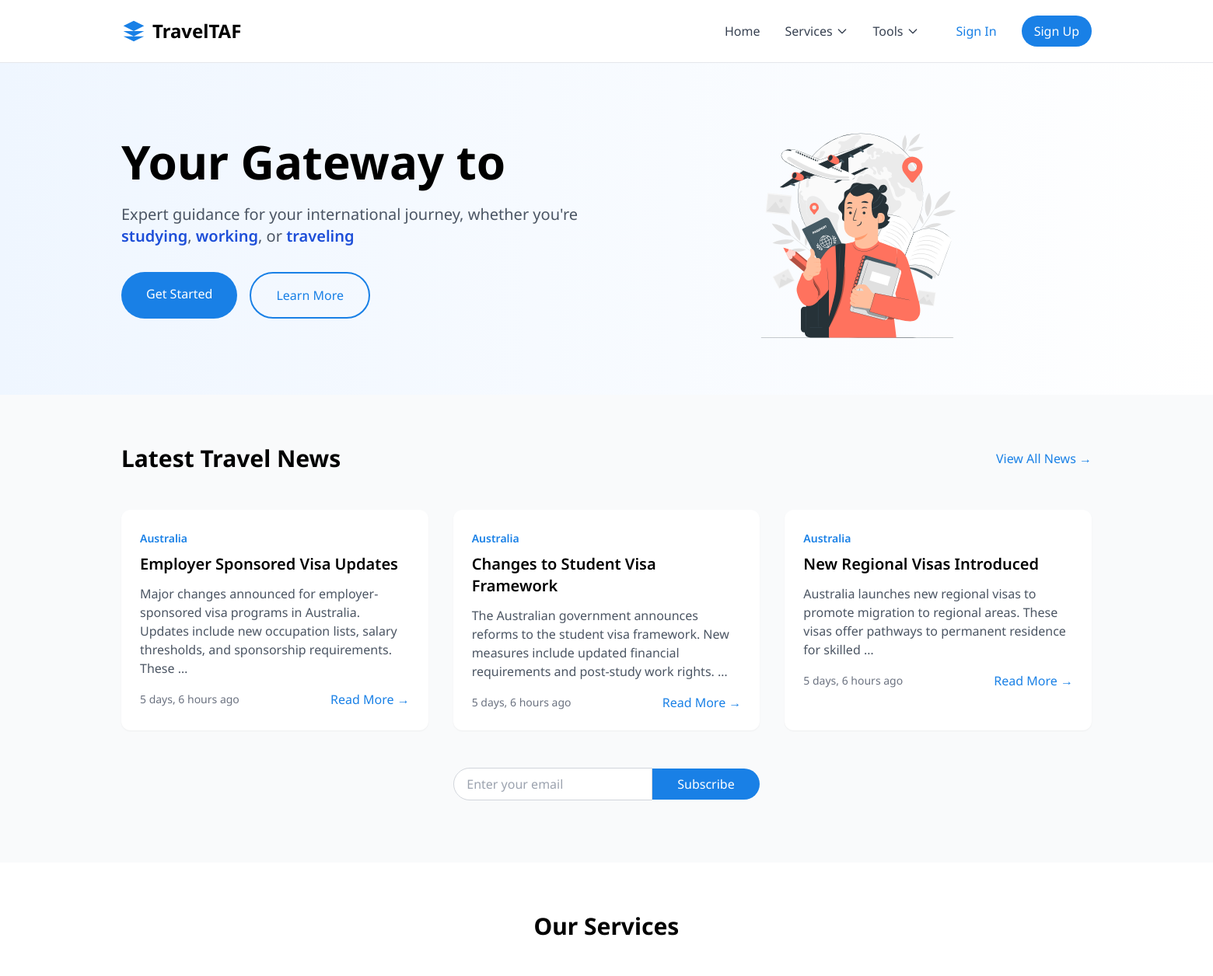
/ (upper part), run on an earlier commit of the app's database.
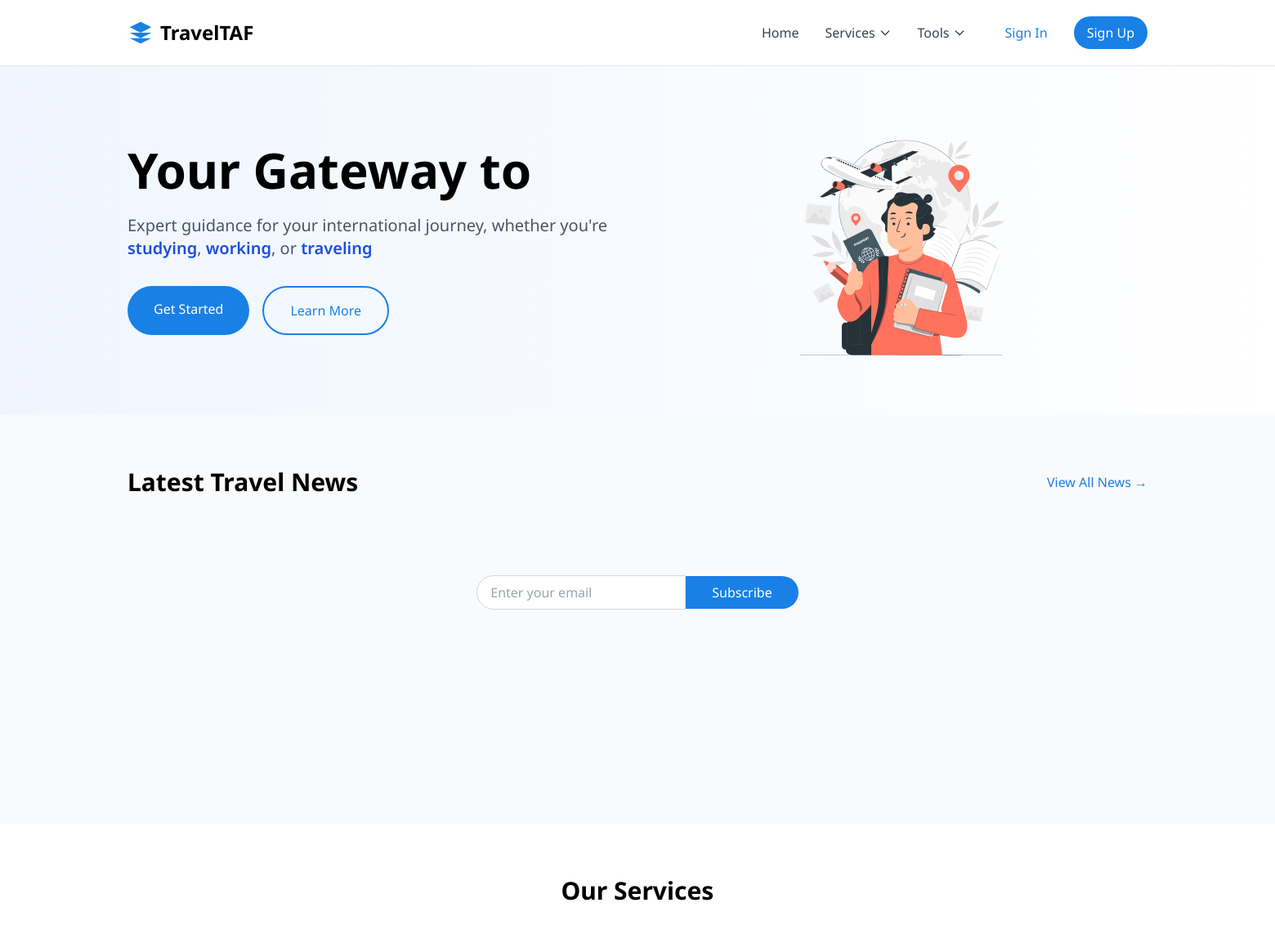
And on a later commit of the database.
### news/models.py (models this page shows, shortened)
class News(models.Model):
    title = models.CharField(max_length=255)
    slug = models.SlugField(unique=True)
    content = models.TextField()
    category = models.ForeignKey(NewsCategory, on_delete=models.CASCADE, related_name='news')
    published_date = models.DateTimeField(auto_now_add=True)
    updated_date = models.DateTimeField(auto_now=True)
    author = models.CharField(max_length=100)
    image = models.ImageField(upload_to='news_images/', null=True, blank=True)
    is_featured = models.BooleanField(default=False)
    is_published = models.BooleanField(default=True)
    class Meta:
        verbose_name_plural = "News Articles"
        ordering = ['-published_date']
    def get_absolute_url(self):
        return reverse('news:detail', kwargs={'slug': self.slug})

class NewsCategory(models.Model):
    name = models.CharField(max_length=100)
    slug = models.SlugField(unique=True)
    description = models.TextField(blank=True)
    class Meta:
        verbose_name_plural = "News Categories"

### main/views.py (the view)
# urls.py: path('', views.home, name='home'),
def home(request):
    latest_news = News.objects.filter(is_published=True).order_by('-published_date')[:3]
    context = {
        'title': 'Welcome to TravelTAF',
        'current_year': timezone.now().year,
        'featured_destinations': [
            {
                'name': 'Paris',
                'country': 'France',
                'description': 'The City of Light'
            },
            {
                'name': 'Tokyo',
                'country': 'Japan',
                'description': 'A blend of modern and traditional'
            },
            {
                'name': 'New York',
                'country': 'USA',
                'description': 'The City That Never Sleeps'
            },
        ],
        'latest_news': latest_news  # Add the latest news to the context
    }
    return render(request, 'home/home.html', context)

### templates/home/home.html (shortened to what this page needs)
{% extends 'base.html' %}
{% block content %}
    {% include 'home/sections/hero.html' %}
    {% include 'home/sections/news.html' %}
    {% include 'home/sections/services.html' %}
{% endblock %}

### templates/home/sections/news.html (shortened to what this page needs)
{% load static %}
<section class="min-h-[500px] bg-gray-50 py-16">
    <div class="max-w-7xl mx-auto px-4">
        <div class="flex justify-between items-center mb-12">
            <h2 class="text-3xl font-bold">Latest Travel News</h2>
            <a href="{% url 'news:list' %}" class="text-[#1980e6] hover:text-blue-700">View All News →</a>
        </div>
        <div class="grid grid-cols-1 md:grid-cols-2 lg:grid-cols-3 gap-8">
            {% for news in latest_news %}
            <div class="bg-white rounded-xl overflow-hidden shadow-sm hover:shadow-md transition-shadow">
                <div class="p-6">
                    <span class="text-sm text-[#1980e6] font-semibold">{{ news.category.name }}</span>
                    <h3 class="text-xl font-semibold mt-2 mb-3">{{ news.title }}</h3>
                    <p class="text-gray-600 mb-4">{{ news.content|truncatewords:20 }}</p>
                    <div class="flex justify-between items-center">
                        <span class="text-sm text-gray-500">{{ news.published_date|timesince }} ago</span>
                        <a href="{{ news.get_absolute_url }}" class="text-[#1980e6] hover:text-blue-700">Read More →</a>
                    </div>
                </div>
            </div>
            {% endfor %}
        </div>
    </div>
    <div class="text-center mt-12">
        <form id="subscribeForm" class="inline-flex items-center">
            <input type="email"
                   name="email"
                   placeholder="Enter your email"
                   class="px-4 py-2 border border-gray-300 rounded-l-full focus:outline-none focus:border-[#1980e6] w-64"
                   required>
            <button type="submit"
                    class="px-8 py-2 bg-[#1980e6] text-white rounded-r-full hover:bg-blue-700 transition-colors">
                Subscribe
            </button>
        </form>
    </div>
</section>

What changed in the data, as far as the page shows it:
removed News: category.name "Australia", title "Employer Sponsored Visa Updates", content "Major changes announced for employer-sponsored visa programs in Australia. Updates include new occupation lists, salary thresholds, and sponsorship requirements. These …", published_date "5 days, 6 hours"
removed News: category.name "Australia", title "Changes to Student Visa Framework", content "The Australian government announces reforms to the student visa framework. New measures include updated financial requirements and post-study work rights. …", published_date "5 days, 6 hours"
removed News: category.name "Australia", title "New Regional Visas Introduced", content "Australia launches new regional visas to promote migration to regional areas. These visas offer pathways to permanent residence for skilled …", published_date "5 days, 6 hours"
